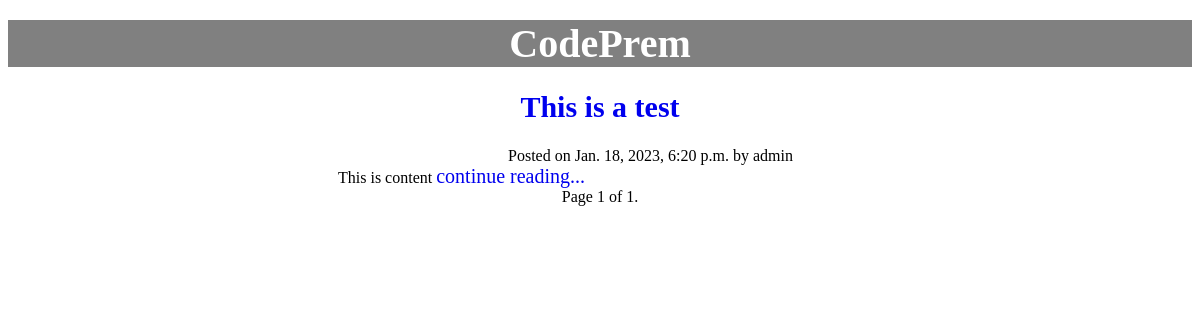
Before: / with the older database file.
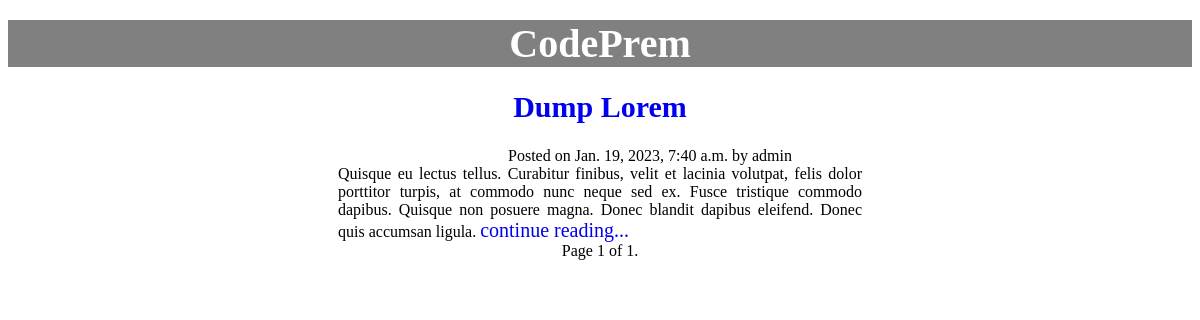
After: the same page with the newer database file.
### blog/models.py (models this page shows, shortened)
class art_gallery(models.Model):
    user         = models.ForeignKey(
        settings.AUTH_USER_MODEL, default=id('User'), on_delete=models.CASCADE,
        blank=True, null=True
        )
    published = models.BooleanField(default=False)
    slug        = models.SlugField(unique=True)
    title        = models.TextField(max_length=80)
    desc_of_art    = models.TextField(max_length=100000)
    date_created   = models.DateTimeField(auto_now=True)
    content      = models.TextField(max_length=10000)

### blog/views.py (the view)
# urls.py: path('', views.home, name='home'),
def home(request):
    data_1 = art_gallery.objects.all()
    data = art_gallery.objects.filter(published=True).order_by('-date_created')
    p = Paginator(data, 10)
    page_number = request.GET.get('page')
    page_obj = p.get_page(page_number)
    return render(request, 'home.html',  {"page_obj":page_obj, "data_1":data_1})

### blog/templates/home.html (shortened to what this page needs)
<!DOCTYPE HTML>
<html>
{% load static %}
<head>
</head>
<body>
	<nav id="homenav" class="homenav"><h1><a href="/" style="text-decoration: none; font-size: 40px; color:white"><strong>CodePrem</strong></a></h1>
	</nav>
{% for my_data in page_obj %}
<div id="title" class="title"><h1><a href="/eachpost/{{ my_data.slug }}" style="text-decoration: none; font-size: 30px;">{{ my_data.title }}</a></h1></div>
<div id="date" class="date">
Posted on {{my_data.date_created}} by {{my_data.user}}
</div>
<div id="im" class="im">
<div id="desc" class="desc">
{{ my_data.desc_of_art }} <a href="/eachpost/{{ my_data.slug }}" style="text-decoration: none; font-size: 20px;">continue reading...</a>
</div>
{% endfor %}
<div>
	<span class="step-links">
        <span class="current" id="currennt">
            Page {{ page_obj.number }} of {{ page_obj.paginator.num_pages }}.
        </span>
    </span>
</div>
</body>
</html>

### blog/templates/home.html (style rules this page uses)
.im { display: block; margin-left: 0px; text-align:center; align-self:center; background: white; }
.date { margin-left: 500px; align-self: center; background: white; display: inline-block; }
.title { object-position: center; background-color: white; margin-right: 300px; margin-left: 300px; text-align: center; }
.homenav { background-color: grey; text-align: center; }
.desc { background-color: white; text-align: justify; padding-left: 280px; padding-right:280px; margin-left: 50px; margin-right: 50px; }

Changed rows visible on the page:
removed art_gallery: title "This is a test", date_created "Jan. 18, 2023, 6:20 p.m.", user "admin", desc_of_art "This is content"
added art_gallery: title "Dump Lorem", date_created "Jan. 19, 2023, 7:40 a.m.", user "admin", desc_of_art "Quisque eu lectus tellus. Curabitur finibus, velit et lacinia volutpat, felis dolor porttitor turpis, at commodo nunc neque sed ex. Fusce tristique commodo dapibus. Quisque non posuere magna. Donec blandit dapibus eleifend. Donec quis accumsan ligula."
